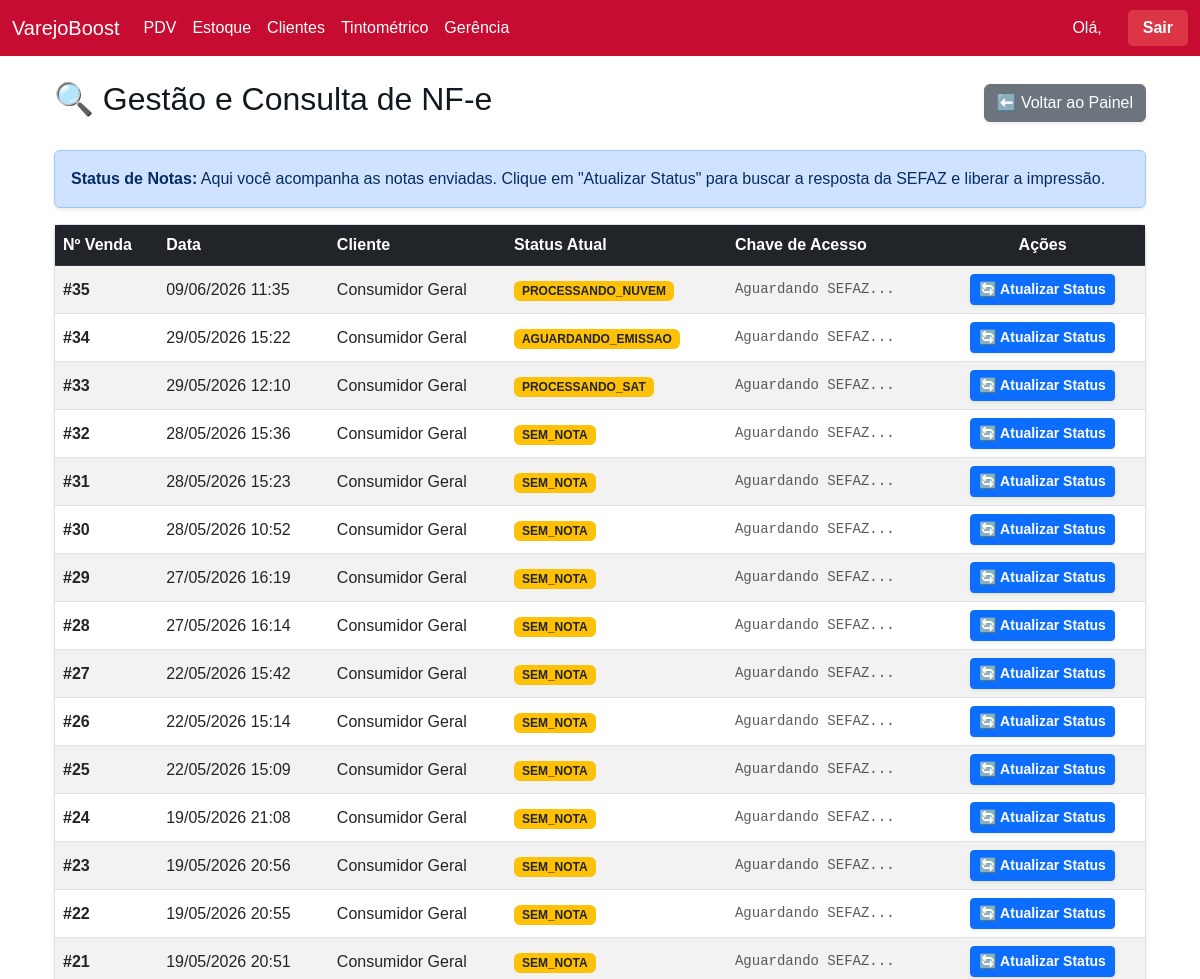
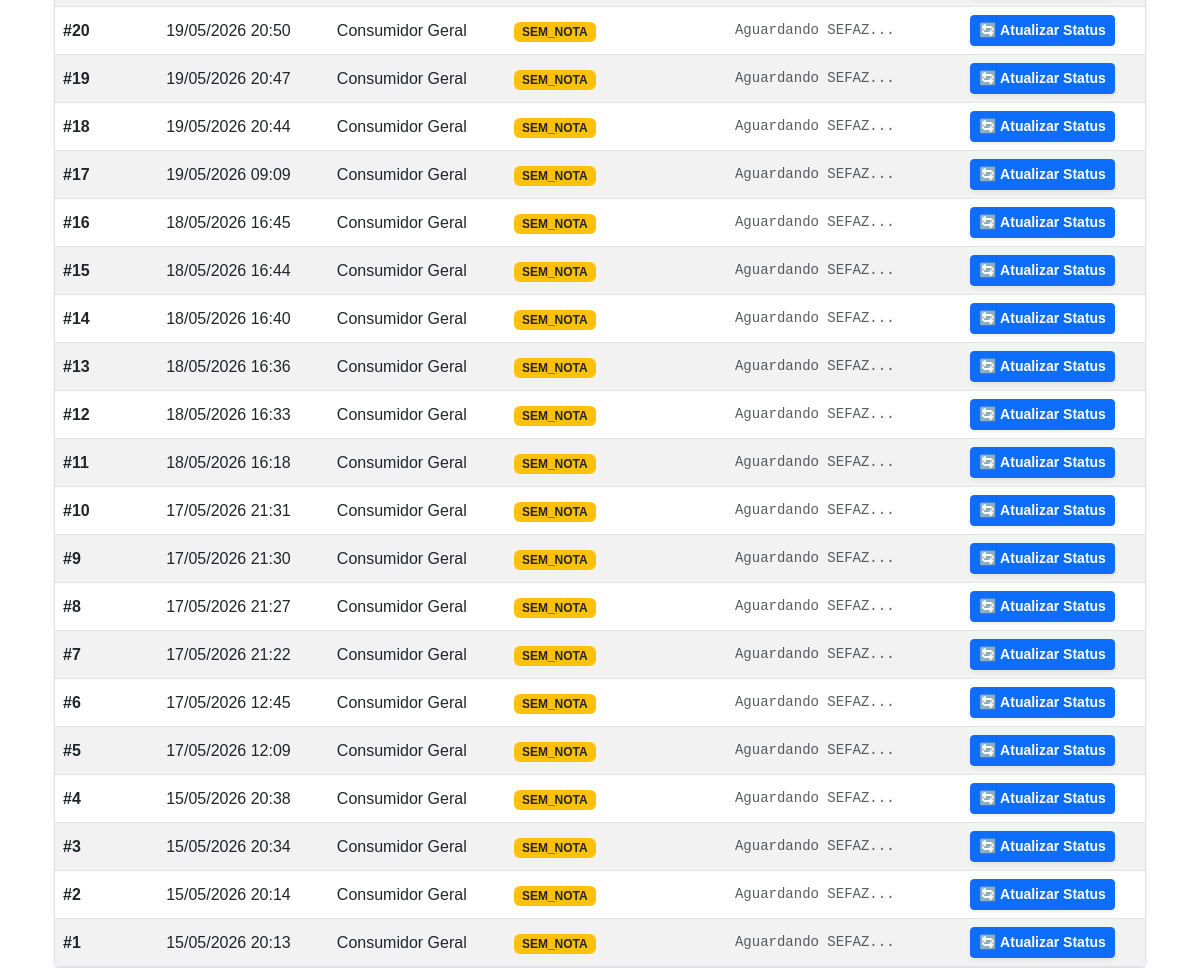
Page /gerenciapainel/consultanfe/ on the committed database (2 pictures, top to bottom).
### inventario/models.py (models this page shows)
class Vendas(models.Model):
    data_venda = models.DateTimeField(default=timezone.now)
    valor_total = models.DecimalField(max_digits=10, decimal_places=2, default=0.00)
    valor_desconto = models.DecimalField(max_digits=10, decimal_places=2, default=0.00)
    status = models.CharField(max_length=20, default='VENDA')
    troco = models.DecimalField(max_digits=10, decimal_places=2, default=0.00)
    pagamentos_texto = models.TextField(blank=True, null=True)
    cliente = models.CharField(max_length=255, blank=True, null=True)
    indicante = models.CharField(max_length=255, blank=True, null=True)
    vendedor = models.CharField(max_length=100, blank=True, null=True)
    cupom_texto = models.TextField(blank=True, null=True)
    status_fiscal = models.CharField(max_length=50, default='SEM_NOTA')
    chave_acesso = models.CharField(max_length=50, blank=True, null=True)
    numero_nota = models.CharField(max_length=20, blank=True, null=True)
    motivo_erro = models.TextField(blank=True, null=True)
    arquivo_pdf = models.FileField(upload_to='notas_fiscais/pdfs/', blank=True, null=True)
    arquivo_xml = models.FileField(upload_to='notas_fiscais/xmls/', blank=True, null=True)
    class Meta: db_table = 'inventario_vendas'

### inventario/views/gerencia.py (the view)
# urls.py: path('gerenciapainel/consultanfe/', gerencia.tela_consulta_nfe, name='tela_consulta_nfe'), # <-- NOVA PÁGINA DE CONSULTA
def tela_consulta_nfe(request):
    vendas_enviadas = Vendas.objects.exclude(status_fiscal__isnull=True).exclude(status_fiscal='').order_by('-id')
    return render(request, 'inventario/consulta_nfe.html', {'vendas_processadas': vendas_enviadas})

### inventario/templates/inventario/consulta_nfe.html (shortened to what this page needs)
{% extends 'inventario/base.html' %}
{% block content %}
<div class="container mt-4">
    <div class="d-flex justify-content-between align-items-center mb-4">
        <h2>🔍 Gestão e Consulta de NF-e</h2>
        <a href="{% url 'tela_painel_gerencia' %}" class="btn btn-secondary shadow-sm">⬅️ Voltar ao Painel</a>
    </div>
    <div class="alert alert-primary shadow-sm">
        <strong>Status de Notas:</strong> Aqui você acompanha as notas enviadas. Clique em "Atualizar Status" para buscar a resposta da SEFAZ e liberar a impressão.
    </div>
    <div class="card shadow-sm border-0">
        <div class="card-body p-0">
            <table class="table table-striped table-hover mb-0 align-middle">
                <thead class="table-dark">
                    <tr>
                        <th>Nº Venda</th>
                        <th>Data</th>
                        <th>Cliente</th>
                        <th>Status Atual</th>
                        <th>Chave de Acesso</th>
                        <th class="text-center">Ações</th>
                    </tr>
                </thead>
                <tbody>
                    {% for venda in vendas_processadas %}
                    <tr>
                        <td class="fw-bold">#{{ venda.id }}</td>
                        <td>{{ venda.data_venda|date:"d/m/Y H:i" }}</td>
                        <td>{{ venda.cliente.nome|default:"Consumidor Geral" }}</td>
                        <td>
                            <span id="badge-status-{{ venda.id }}" class="badge
                                {% if venda.status_fiscal == 'AUTORIZADO' or venda.status_fiscal == 'AUTORIZADA' %}bg-success
                                {% elif venda.status_fiscal == 'ERRO' %}bg-danger
                                {% else %}bg-warning text-dark{% endif %} px-2 py-1">
                                {{ venda.status_fiscal|default:"PROCESSANDO" }}
                            </span>
                        </td>
                        <td id="chave-{{ venda.id }}" class="small text-muted font-monospace">
                            {{ venda.chave_acesso|default:"Aguardando SEFAZ..." }}
                        </td>
                        <td class="text-center">
                            <button class="btn btn-primary btn-sm mx-1 fw-bold shadow-sm" onclick="consultarStatusNfe({{ venda.id }})">
                                🔄 Atualizar Status
                            </button>
                        </td>
                    </tr>
                    {% empty %}
                    <tr>
                        <td colspan="6" class="text-center py-4 text-muted">
                            <h5>Nenhuma nota foi enviada para a SEFAZ ainda.</h5>
                        </td>
                    </tr>
                    {% endfor %}
                </tbody>
            </table>
        </div>
    </div>
</div>
{% endblock %}

### inventario/templates/inventario/base.html (style rules this page uses)
body { background-color: #FFFFFF; color: #101820; font-family: sans-serif; }
.card { border: 1px solid #dee2e6 !important; }

### rows in the picture
Vendas: id "35", data_venda "09/06/2026 11:35", cliente.nome "Consumidor Geral", status_fiscal "PROCESSANDO_NUVEM", chave_acesso "Aguardando SEFAZ..."
Vendas: id "34", data_venda "29/05/2026 15:22", cliente.nome "Consumidor Geral", status_fiscal "AGUARDANDO_EMISSAO", chave_acesso "Aguardando SEFAZ..."
Vendas: id "33", data_venda "29/05/2026 12:10", cliente.nome "Consumidor Geral", status_fiscal "PROCESSANDO_SAT", chave_acesso "Aguardando SEFAZ..."
Vendas: id "32", data_venda "28/05/2026 15:36", cliente.nome "Consumidor Geral", status_fiscal "SEM_NOTA", chave_acesso "Aguardando SEFAZ..."
Vendas: id "31", data_venda "28/05/2026 15:23", cliente.nome "Consumidor Geral", status_fiscal "SEM_NOTA", chave_acesso "Aguardando SEFAZ..."
Vendas: id "30", data_venda "28/05/2026 10:52", cliente.nome "Consumidor Geral", status_fiscal "SEM_NOTA", chave_acesso "Aguardando SEFAZ..."
Vendas: id "29", data_venda "27/05/2026 16:19", cliente.nome "Consumidor Geral", status_fiscal "SEM_NOTA", chave_acesso "Aguardando SEFAZ..."
Vendas: id "28", data_venda "27/05/2026 16:14", cliente.nome "Consumidor Geral", status_fiscal "SEM_NOTA", chave_acesso "Aguardando SEFAZ..."
Vendas: id "27", data_venda "22/05/2026 15:42", cliente.nome "Consumidor Geral", status_fiscal "SEM_NOTA", chave_acesso "Aguardando SEFAZ..."
Vendas: id "26", data_venda "22/05/2026 15:14", cliente.nome "Consumidor Geral", status_fiscal "SEM_NOTA", chave_acesso "Aguardando SEFAZ..."
Vendas: id "25", data_venda "22/05/2026 15:09", cliente.nome "Consumidor Geral", status_fiscal "SEM_NOTA", chave_acesso "Aguardando SEFAZ..."
Vendas: id "24", data_venda "19/05/2026 21:08", cliente.nome "Consumidor Geral", status_fiscal "SEM_NOTA", chave_acesso "Aguardando SEFAZ..."
Vendas: id "23", data_venda "19/05/2026 20:56", cliente.nome "Consumidor Geral", status_fiscal "SEM_NOTA", chave_acesso "Aguardando SEFAZ..."
Vendas: id "22", data_venda "19/05/2026 20:55", cliente.nome "Consumidor Geral", status_fiscal "SEM_NOTA", chave_acesso "Aguardando SEFAZ..."
Vendas: id "21", data_venda "19/05/2026 20:51", cliente.nome "Consumidor Geral", status_fiscal "SEM_NOTA", chave_acesso "Aguardando SEFAZ..."
Vendas: id "20", data_venda "19/05/2026 20:50", cliente.nome "Consumidor Geral", status_fiscal "SEM_NOTA", chave_acesso "Aguardando SEFAZ..."
Vendas: id "19", data_venda "19/05/2026 20:47", cliente.nome "Consumidor Geral", status_fiscal "SEM_NOTA", chave_acesso "Aguardando SEFAZ..."
Vendas: id "18", data_venda "19/05/2026 20:44", cliente.nome "Consumidor Geral", status_fiscal "SEM_NOTA", chave_acesso "Aguardando SEFAZ..."
Vendas: id "17", data_venda "19/05/2026 09:09", cliente.nome "Consumidor Geral", status_fiscal "SEM_NOTA", chave_acesso "Aguardando SEFAZ..."
Vendas: id "16", data_venda "18/05/2026 16:45", cliente.nome "Consumidor Geral", status_fiscal "SEM_NOTA", chave_acesso "Aguardando SEFAZ..."
Vendas: id "15", data_venda "18/05/2026 16:44", cliente.nome "Consumidor Geral", status_fiscal "SEM_NOTA", chave_acesso "Aguardando SEFAZ..."
Vendas: id "14", data_venda "18/05/2026 16:40", cliente.nome "Consumidor Geral", status_fiscal "SEM_NOTA", chave_acesso "Aguardando SEFAZ..."
Vendas: id "13", data_venda "18/05/2026 16:36", cliente.nome "Consumidor Geral", status_fiscal "SEM_NOTA", chave_acesso "Aguardando SEFAZ..."
Vendas: id "12", data_venda "18/05/2026 16:33", cliente.nome "Consumidor Geral", status_fiscal "SEM_NOTA", chave_acesso "Aguardando SEFAZ..."
Vendas: id "11", data_venda "18/05/2026 16:18", cliente.nome "Consumidor Geral", status_fiscal "SEM_NOTA", chave_acesso "Aguardando SEFAZ..."
Vendas: id "10", data_venda "17/05/2026 21:31", cliente.nome "Consumidor Geral", status_fiscal "SEM_NOTA", chave_acesso "Aguardando SEFAZ..."
Vendas: id "9", data_venda "17/05/2026 21:30", cliente.nome "Consumidor Geral", status_fiscal "SEM_NOTA", chave_acesso "Aguardando SEFAZ..."
Vendas: id "8", data_venda "17/05/2026 21:27", cliente.nome "Consumidor Geral", status_fiscal "SEM_NOTA", chave_acesso "Aguardando SEFAZ..."
Vendas: id "7", data_venda "17/05/2026 21:22", cliente.nome "Consumidor Geral", status_fiscal "SEM_NOTA", chave_acesso "Aguardando SEFAZ..."
Vendas: id "6", data_venda "17/05/2026 12:45", cliente.nome "Consumidor Geral", status_fiscal "SEM_NOTA", chave_acesso "Aguardando SEFAZ..."
Vendas: id "5", data_venda "17/05/2026 12:09", cliente.nome "Consumidor Geral", status_fiscal "SEM_NOTA", chave_acesso "Aguardando SEFAZ..."
Vendas: id "4", data_venda "15/05/2026 20:38", cliente.nome "Consumidor Geral", status_fiscal "SEM_NOTA", chave_acesso "Aguardando SEFAZ..."
Vendas: id "3", data_venda "15/05/2026 20:34", cliente.nome "Consumidor Geral", status_fiscal "SEM_NOTA", chave_acesso "Aguardando SEFAZ..."
Vendas: id "2", data_venda "15/05/2026 20:14", cliente.nome "Consumidor Geral", status_fiscal "SEM_NOTA", chave_acesso "Aguardando SEFAZ..."
Vendas: id "1", data_venda "15/05/2026 20:13", cliente.nome "Consumidor Geral", status_fiscal "SEM_NOTA", chave_acesso "Aguardando SEFAZ..."
